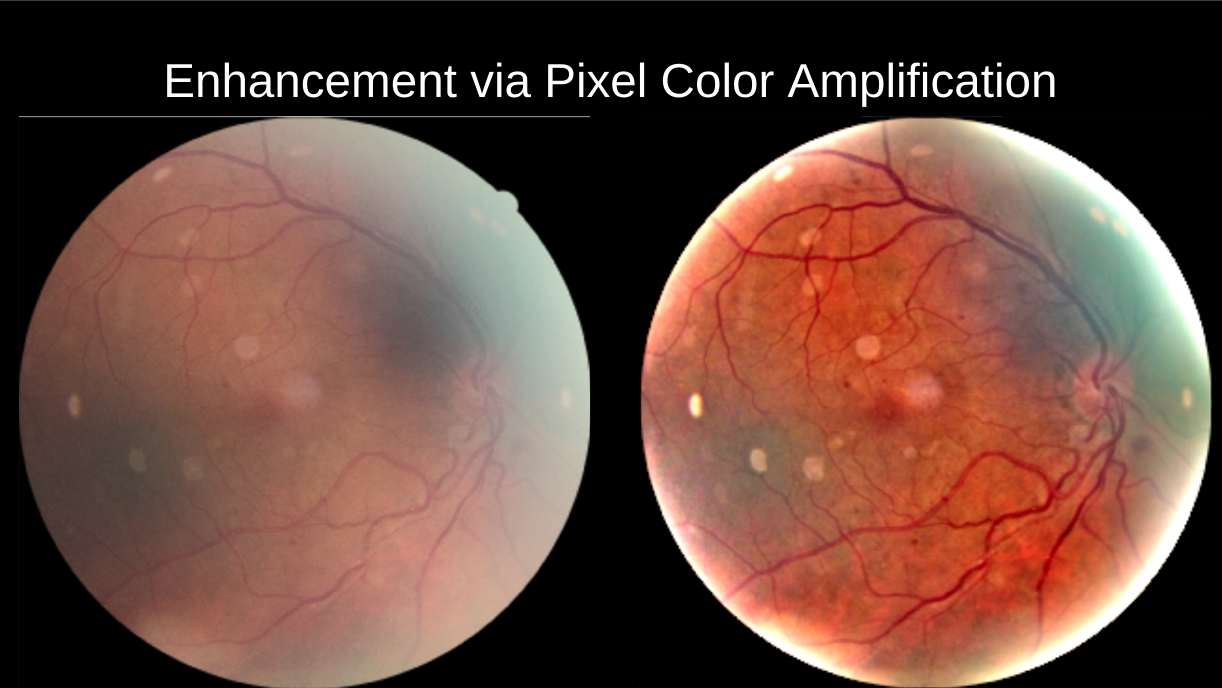
#> input picture iciar2020/pic1.png, 1222 x 688 px; its folder holds only this picture in this run
$ python -i competing_methods.py   (imports and definitions only)
#> lines starting #> are read from the running program, lines starting #| are printed output that depends on the picture
import cv2
from skimage import exposure
import numpy as np

from . import dehaze
#  from . import bayes_prior
from . import msrcr


def clahe(img, clipLimit=.5, tileGridSize=(8,8), colorspace=None, **junk):
    if colorspace is None:
        icolorspace = None
    elif colorspace == cv2.COLOR_RGB2LAB:
        icolorspace = cv2.COLOR_LAB2RGB
    elif colorspace == cv2.COLOR_RGB2YCrCb:
        icolorspace = cv2.COLOR_YCrCb2RGB
    elif colorspace == cv2.COLOR_RGB2HSV:
        icolorspace = cv2.COLOR_HSV2RGB
    else:
        raise Exception('colorspace not implemented')
    clahe = cv2.createCLAHE(clipLimit=clipLimit, tileGridSize=tileGridSize)
    if colorspace is not None:
        lab = cv2.cvtColor((img*255).astype('uint8'), colorspace)
        lc = clahe.apply(lab[:,:,0])
        lab[:,:,2 if colorspace == cv2.COLOR_RGB2HSV else 0] = lc
        I2 = cv2.cvtColor(lab, icolorspace)
    else:
        lab = (img * 255).astype('uint8')
        lab = np.dstack([clahe.apply(lab[:,:,i]) for i in [0,1,2]])
        I2 = lab
    return I2

def contrast_stretching(img, **junk):
    # Contrast stretching
    p2, p98 = np.percentile(img, (2, 98))
    return exposure.rescale_intensity(img, in_range=(p2, p98))


def hist_eq(img, focus_region, **junk):
    return exposure.equalize_hist(img, mask=focus_region)


def adaptive_hist_eq(img, **junk):
    return exposure.equalize_adapthist(img, clip_limit=0.03)


def msrcr_retinex(img, focus_region, **junk):
    img = np.ma.masked_array(img*255, ~focus_region)
    im_out = np.array(msrcr.MSRCR(img, 60, 3))/255
    return im_out


def dehaze_dcp(img, **junk):
    return dehaze.dehaze(img)['radiance']


def illuminate_dcp(img, **junk):
    # Illumination via Inverted Dehazing
    return dehaze.illumination_correction(img)['radiance']


# [21 lines of commented-out code are left out]

all_methods = {
    #  # method_name: func
    'Unmodified Image': lambda img, focus_region, **junk: img,
    'Dehazed (DCP)': dehaze_dcp,
    'Illuminated (DCP)': illuminate_dcp,
    #  'Illuminated-Dehazed (DCP)': illuminate_dehaze_dcp,
    #  'Sharpen, t=0.15': sharpen,
    #  'Illuminate Sharpen': illuminate_sharpen,
    'MSRCR (Retinex)': msrcr_retinex,
    #  'Bayes Sharpen, t>=0.15': bayes_sharpen,
    'Contrast Stretching': contrast_stretching,
    'Histogram Eq.': hist_eq,
    'Adaptive Histogram Eq.': adaptive_hist_eq,
    'CLAHE': clahe,
}

>>> import cv2
>>> picture = cv2.cvtColor(cv2.imread('../../iciar2020/pic1.png'), cv2.COLOR_BGR2RGB)
>>> result = clahe(picture)
#> in clahe, `lab = (img * 255).astype('uint8')`:
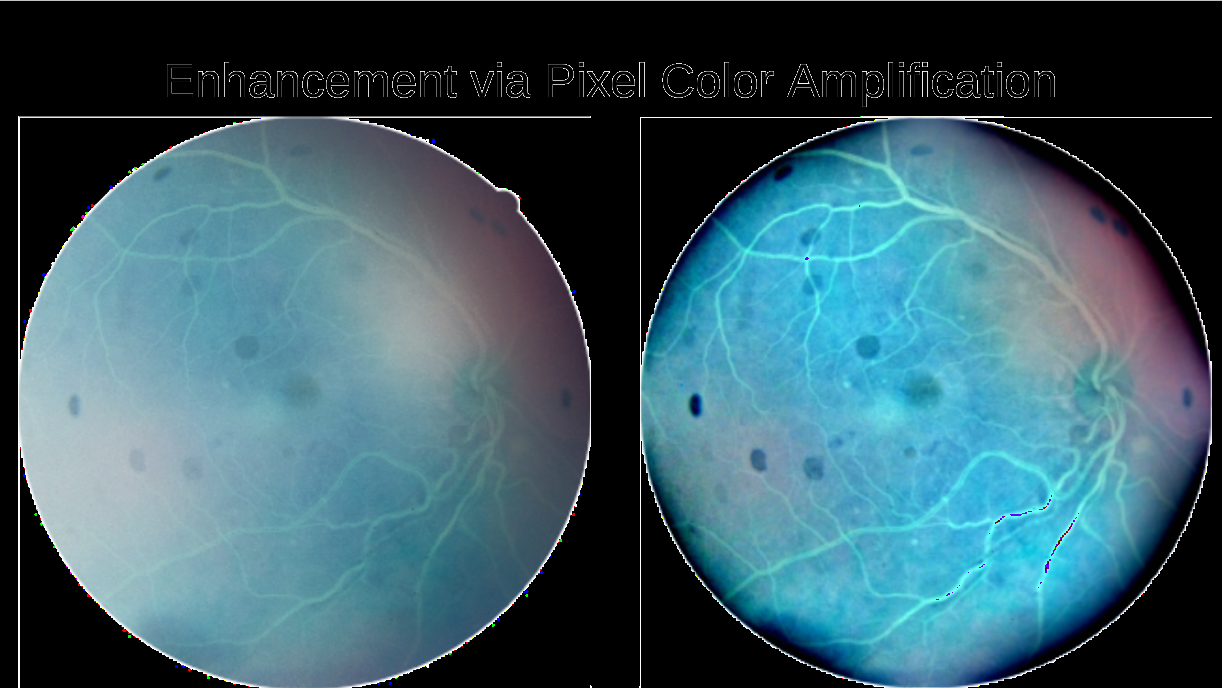
#> lab: shape (688, 1222, 3); mean R, G, B 58.5, 91.3, 102.1

$ run again, on iciar2020/pic2.png
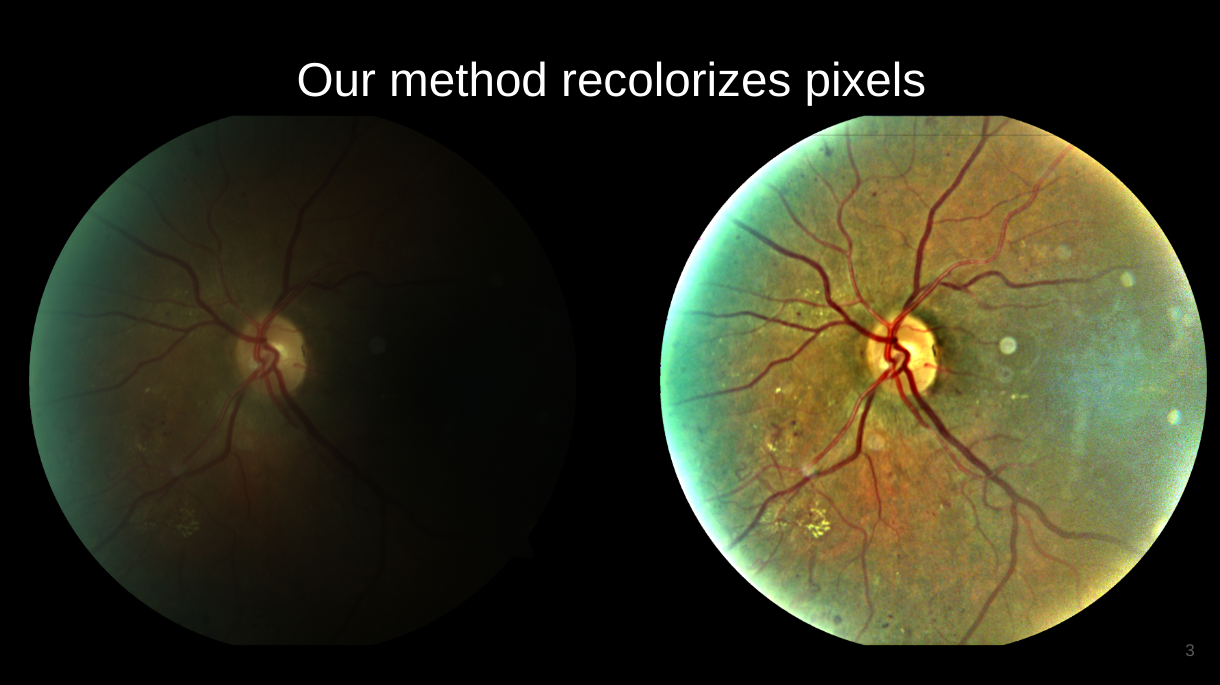
#> input picture iciar2020/pic2.png, 1220 x 685 px
#> in clahe, `lab = (img * 255).astype('uint8')`:
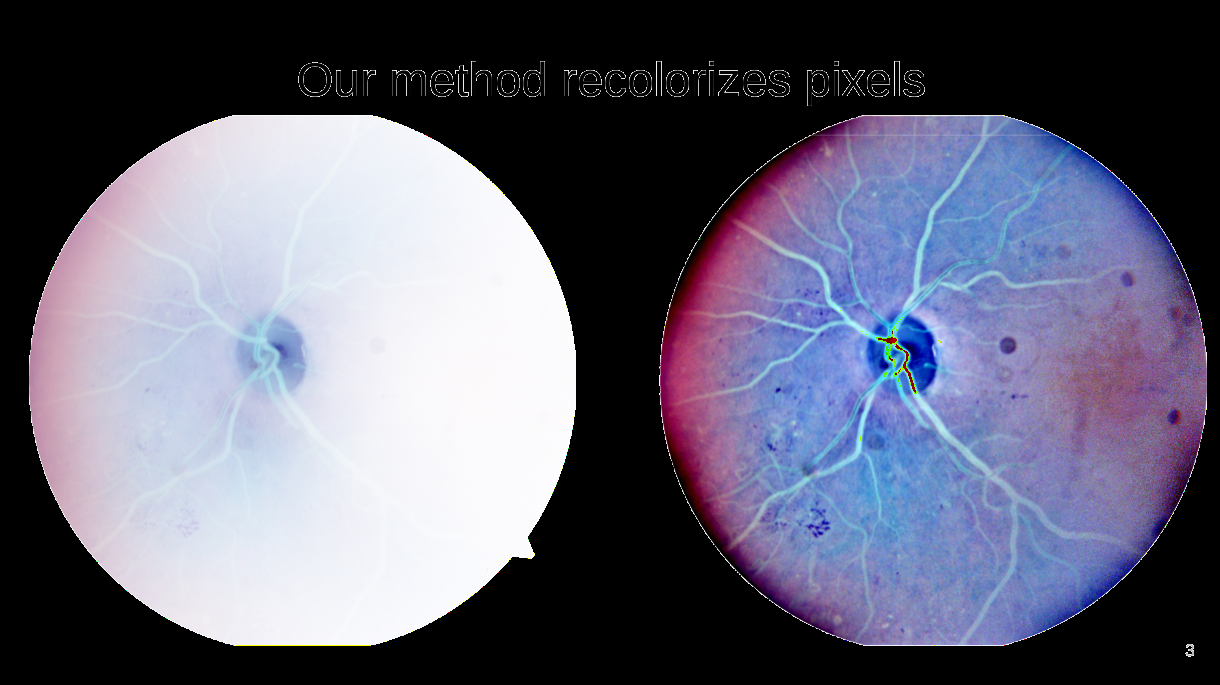
#> lab: shape (685, 1220, 3); mean R, G, B 97.8, 97.8, 116

$ run again, on iciar2020/pic3.png
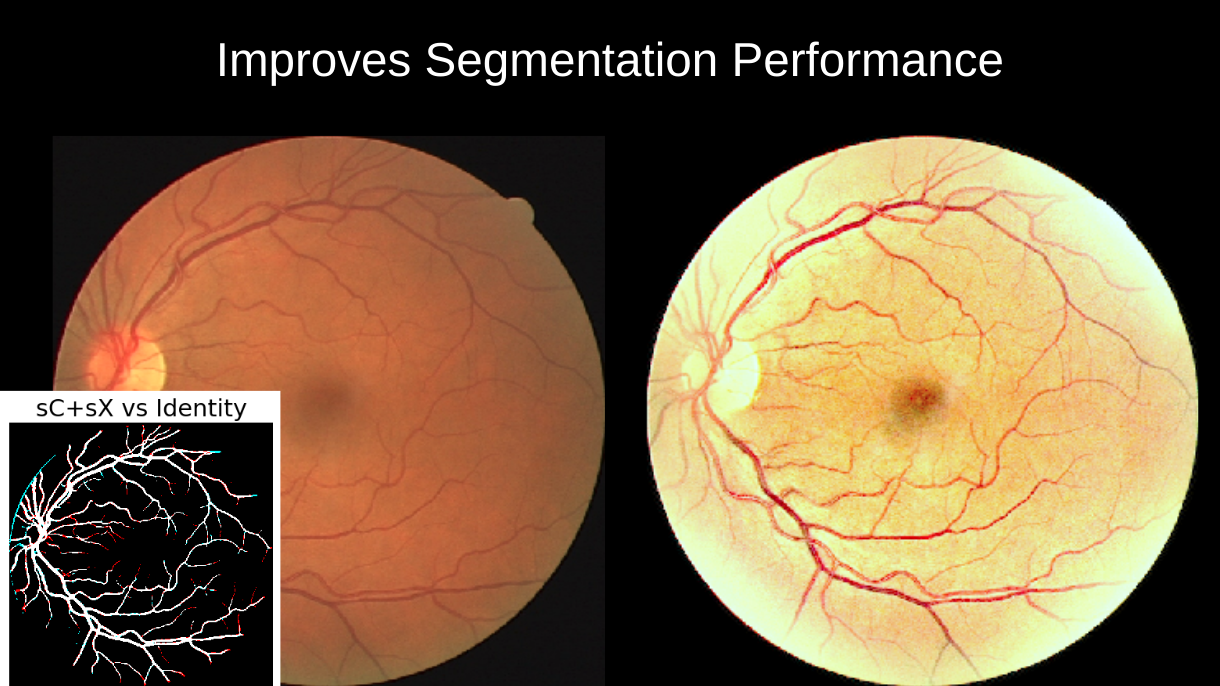
#> input picture iciar2020/pic3.png, 1220 x 686 px
#> in clahe, `lab = (img * 255).astype('uint8')`:
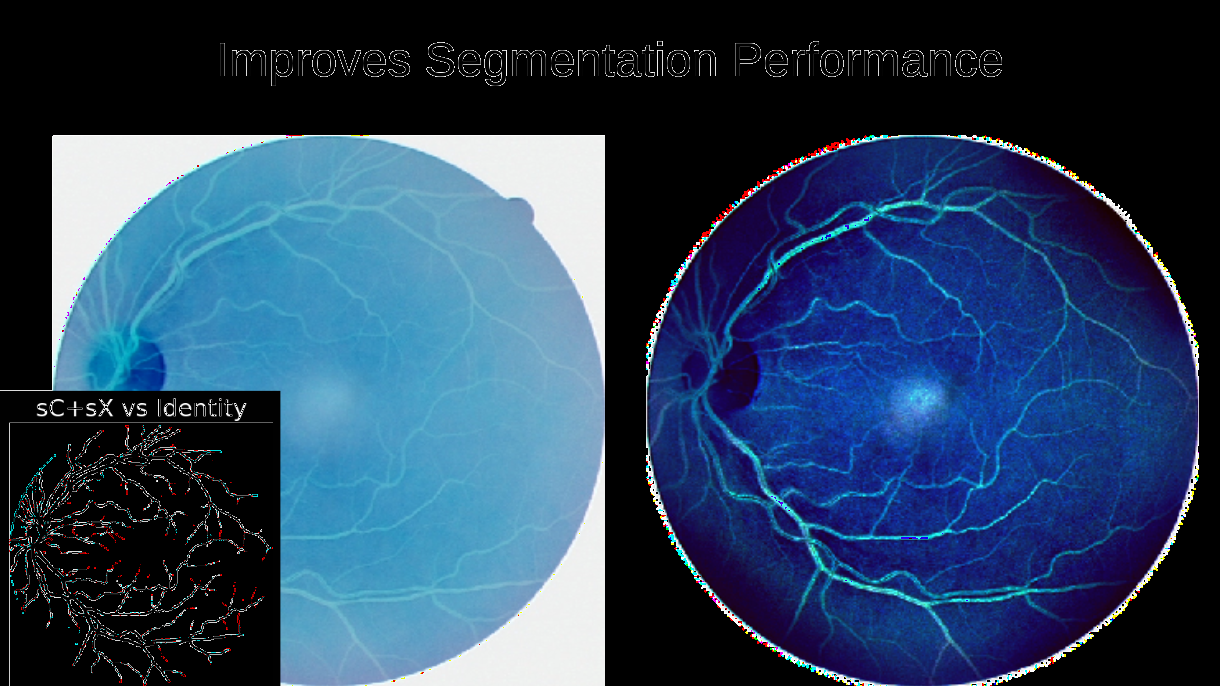
#> lab: shape (686, 1220, 3); mean R, G, B 42.2, 66.1, 94.6

$ run again, on iciar2020/pic4.png
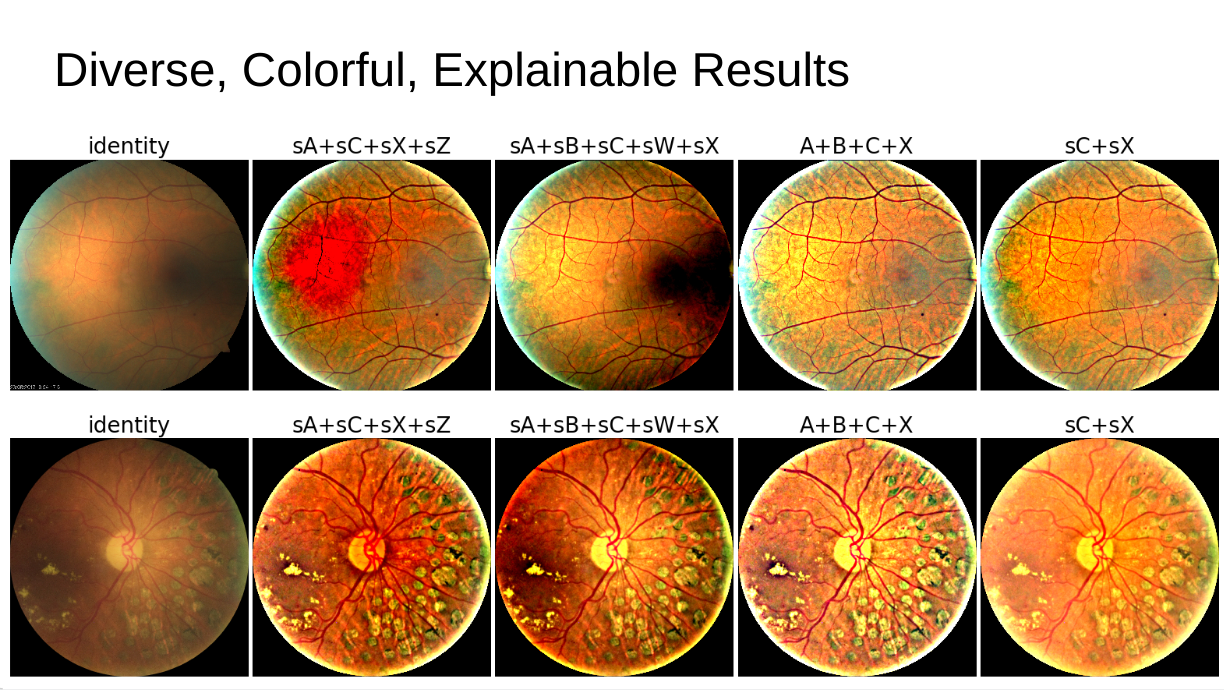
#> input picture iciar2020/pic4.png, 1224 x 690 px
#> in clahe, `lab = (img * 255).astype('uint8')`:
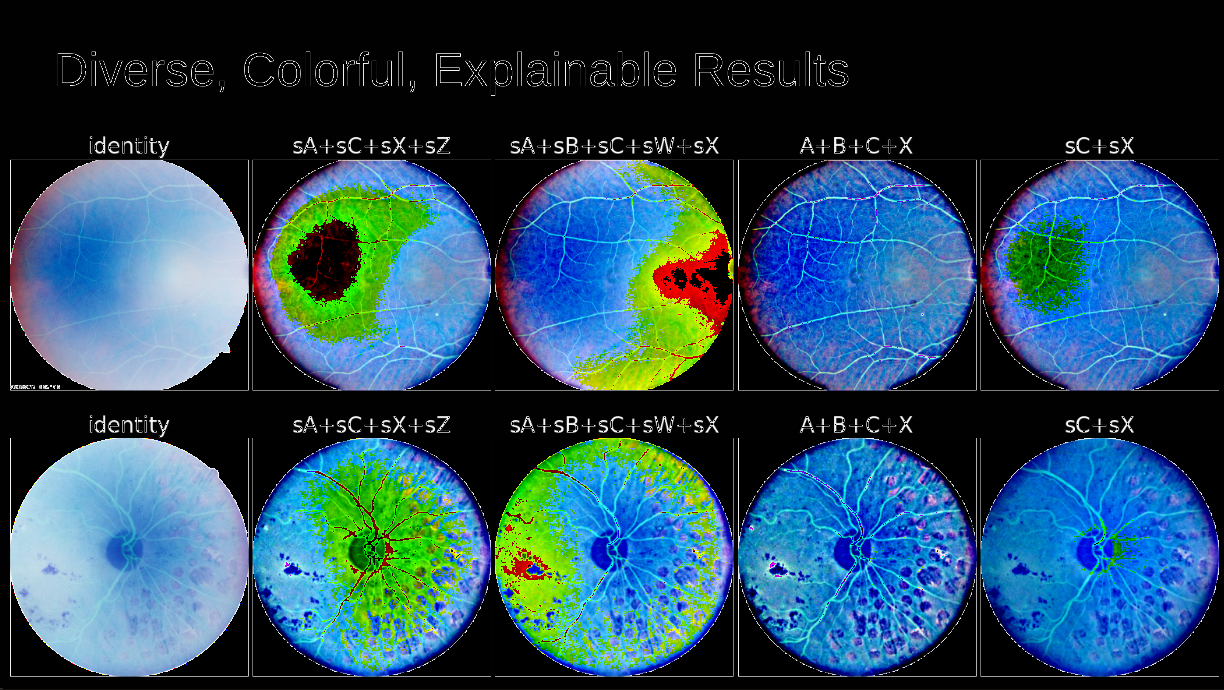
#> lab: shape (690, 1224, 3); mean R, G, B 40.2, 74.8, 92.6
#> in clahe, `lab = np.dstack([clahe.apply(lab[:,:,i]) for i in [0,1,2]])`:
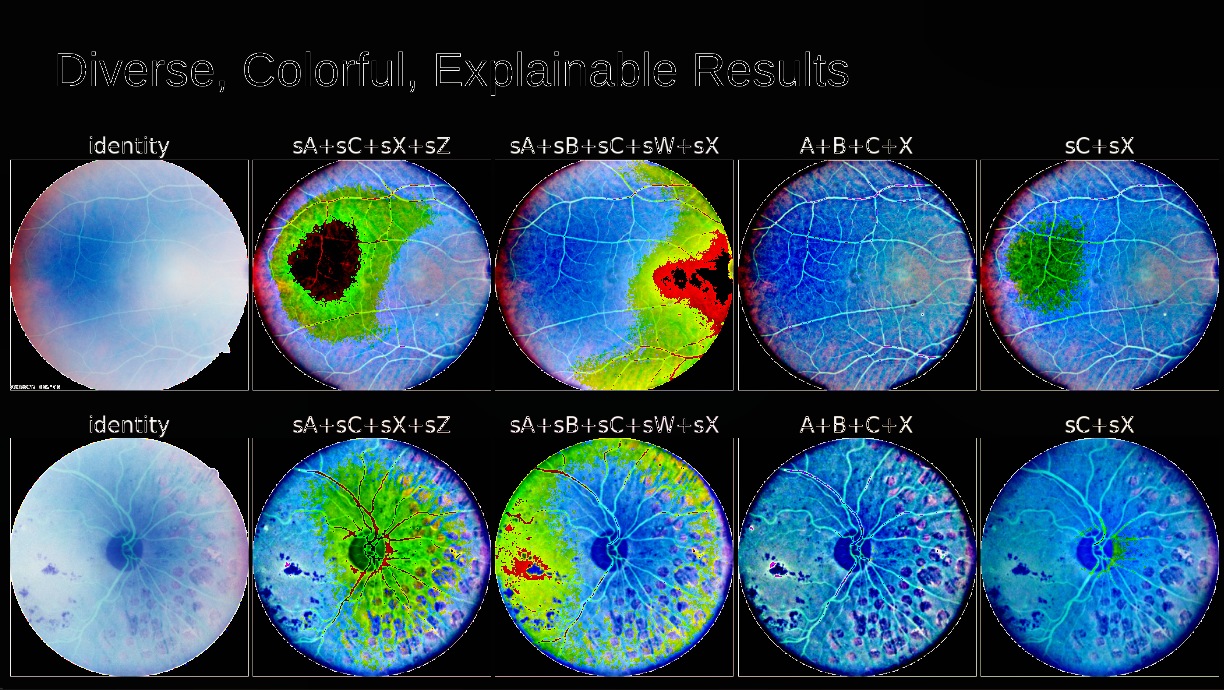
#> lab: shape (690, 1224, 3); mean R, G, B 45.5, 75.9, 90
